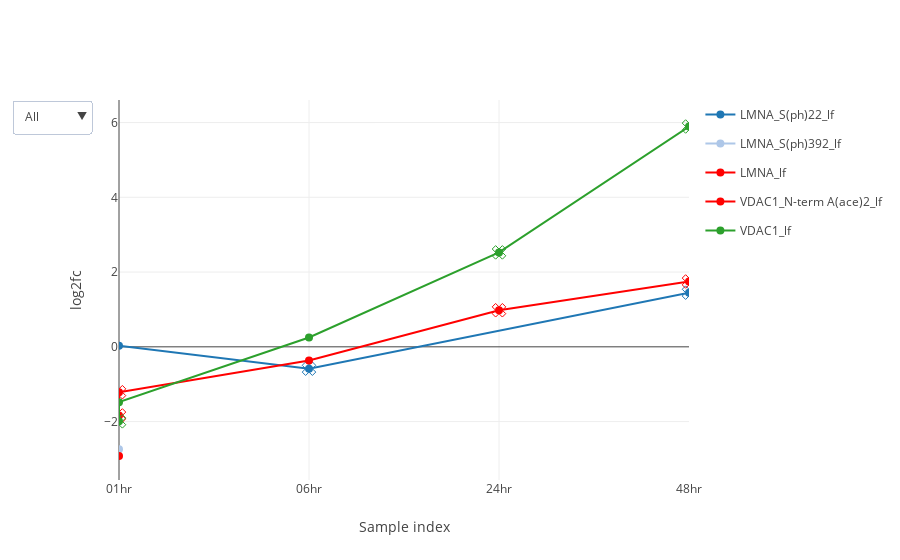

Notebook cell for this chart:
### Markdown cell above
### Ploty

### Code cell
exp_data.label_free.plot_species(['LMNA', 'VDAC1'], plot_type='plotly')

### Figure 1 — Plotly figure (JSON) as saved in the notebook; plotly's stock layout.template omitted (floating-point values rounded to 4 significant figures)
{"data": [{"hoveron": "points", "legendgroup": "group_LMNA_S(ph)22_lf", "line": {"color": "rgba(0.12156862745098039,0.4666666666666667,0.7058823529411765,1.)"}, "marker": {"color": "rgba(0.12156862745098039,0.4666666666666667,0.7058823529411765,1.)", "size": 8, "symbol": "circle"}, "mode": "lines+markers", "name": "LMNA_S(ph)22_lf", "showlegend": true, "type": "scatter", "uid": "6a1dd472-8c1d-4108-a2f9-5d066bf6ed9c", "visible": true, "x": [0, 1, 3], "y": [0.02857, -0.585, 1.449]}, {"hoveron": "points", "legendgroup": "group_LMNA_S(ph)22_lf", "line": {"color": "rgba(0.12156862745098039,0.4666666666666667,0.7058823529411765,1.)"}, "marker": {"color": "rgba(0.12156862745098039,0.4666666666666667,0.7058823529411765,1.)", "size": 12, "symbol": "x-open-dot"}, "mode": "markers", "name": "LMNA_S(ph)22_lf", "showlegend": false, "type": "scatter", "uid": "a6f532da-b028-4075-a24b-35e0f83de16f", "visible": true, "x": [1, 3], "y": [-0.585, 1.449]}, {"hoveron": "points", "legendgroup": "group_LMNA_S(ph)392_lf", "line": {"color": "rgba(0.6823529411764706,0.7803921568627451,0.9098039215686274,1.)"}, "marker": {"color": "rgba(0.6823529411764706,0.7803921568627451,0.9098039215686274,1.)", "size": 8, "symbol": "circle"}, "mode": "lines+markers", "name": "LMNA_S(ph)392_lf", "showlegend": true, "type": "scatter", "uid": "4164cbbd-0be2-4bf9-97b0-2e26e3441bb4", "visible": true, "x": [0], "y": [-2.74]}, {"hoveron": "points", "legendgroup": "group_LMNA_S(ph)392_lf", "line": {"color": "rgba(0.6823529411764706,0.7803921568627451,0.9098039215686274,1.)"}, "marker": {"color": "rgba(0.6823529411764706,0.7803921568627451,0.9098039215686274,1.)", "size": 12, "symbol": "x-open-dot"}, "mode": "markers", "name": "LMNA_S(ph)392_lf", "showlegend": false, "type": "scatter", "uid": "a9d8dc63-5b78-47bb-b355-3b977e5f8a05", "visible": true, "x": [], "y": []}, {"hoveron": "points", "legendgroup": "group_LMNA_lf", "line": {"color": "rgba(1.0,0.4980392156862745,0.054901960784313725,1.)"}, "marker": {"color": "rgba(1.0,0.4980392156862745,0.054901960784313725,1.)", "size": 8, "symbol": "circle"}, "mode": "lines+markers", "name": "LMNA_lf", "showlegend": true, "type": "scatter", "uid": "330b9cf9-2095-4d0f-ab2f-3d1b8973c40e", "visible": true, "x": [0, 0, 1, 2, 3], "y": [-1.836, -1.214, -0.3674, 0.9782, 1.748]}, {"hoveron": "points", "legendgroup": "group_LMNA_lf", "line": {"color": "rgba(1.0,0.4980392156862745,0.054901960784313725,1.)"}, "marker": {"color": "rgba(1.0,0.4980392156862745,0.054901960784313725,1.)", "size": 12, "symbol": "x-open-dot"}, "mode": "markers", "name": "LMNA_lf", "showlegend": false, "type": "scatter", "uid": "846a1381-6112-4748-a6f9-651adee4934f", "visible": true, "x": [0, 0, 2, 3], "y": [-1.836, -1.214, 0.9782, 1.748]}, {"hoveron": "points", "legendgroup": "group_VDAC1_N-term A(ace)2_lf", "line": {"color": "rgba(1.0,0.7333333333333333,0.47058823529411764,1.)"}, "marker": {"color": "rgba(1.0,0.7333333333333333,0.47058823529411764,1.)", "size": 8, "symbol": "circle"}, "mode": "lines+markers", "name": "VDAC1_N-term A(ace)2_lf", "showlegend": true, "type": "scatter", "uid": "c0e4ad6e-7cce-493a-8db6-eb7b0051a9a3", "visible": true, "x": [0], "y": [-2.92]}, {"hoveron": "points", "legendgroup": "group_VDAC1_N-term A(ace)2_lf", "line": {"color": "rgba(1.0,0.7333333333333333,0.47058823529411764,1.)"}, "marker": {"color": "rgba(1.0,0.7333333333333333,0.47058823529411764,1.)", "size": 12, "symbol": "x-open-dot"}, "mode": "markers", "name": "VDAC1_N-term A(ace)2_lf", "showlegend": false, "type": "scatter", "uid": "0fa6c40e-6553-4fdf-ba7a-af35760c988a", "visible": true, "x": [], "y": []}, {"hoveron": "points", "legendgroup": "group_VDAC1_lf", "line": {"color": "rgba(0.17254901960784313,0.6274509803921569,0.17254901960784313,1.)"}, "marker": {"color": "rgba(0.17254901960784313,0.6274509803921569,0.17254901960784313,1.)", "size": 8, "symbol": "circle"}, "mode": "lines+markers", "name": "VDAC1_lf", "showlegend": true, "type": "scatter", "uid": "cffca0a9-7523-44d2-8b66-0fbbadcd15bb", "visible": true, "x": [0, 0, 1, 2, 3], "y": [-1.993, -1.48, 0.251, 2.526, 5.894]}, {"hoveron": "points", "legendgroup": "group_VDAC1_lf", "line": {"color": "rgba(0.17254901960784313,0.6274509803921569,0.17254901960784313,1.)"}, "marker": {"color": "rgba(0.17254901960784313,0.6274509803921569,0.17254901960784313,1.)", "size": 12, "symbol": "x-open-dot"}, "mode": "markers", "name": "VDAC1_lf", "showlegend": false, "type": "scatter", "uid": "3d912430-674e-428a-af64-f8fa13bebaf2", "visible": true, "x": [0, 2, 3], "y": [-1.993, 2.526, 5.894]}], "layout": {"hovermode": "closest", "showlegend": true, "updatemenus": [{"buttons": [{"args": ["visible", [true, true, true, true, true, true, true, true, true, true]], "label": "All", "method": "restyle"}, {"args": ["visible", [true, true, true, true, true, true, false, false, false, false]], "label": "LMNA", "method": "restyle"}, {"args": ["visible", [false, false, false, false, false, false, true, true, true, true]], "label": "VDAC1", "method": "restyle"}], "x": -0.05, "y": 1, "yanchor": "top"}], "xaxis": {"range": [0, 3], "showticklabels": true, "tickmode": "array", "ticktext": ["01hr", "06hr", "24hr", "48hr"], "tickvals": [0, 1, 2, 3], "title": {"text": "Sample index"}}, "yaxis": {"title": {"text": "log2fc"}}}}
